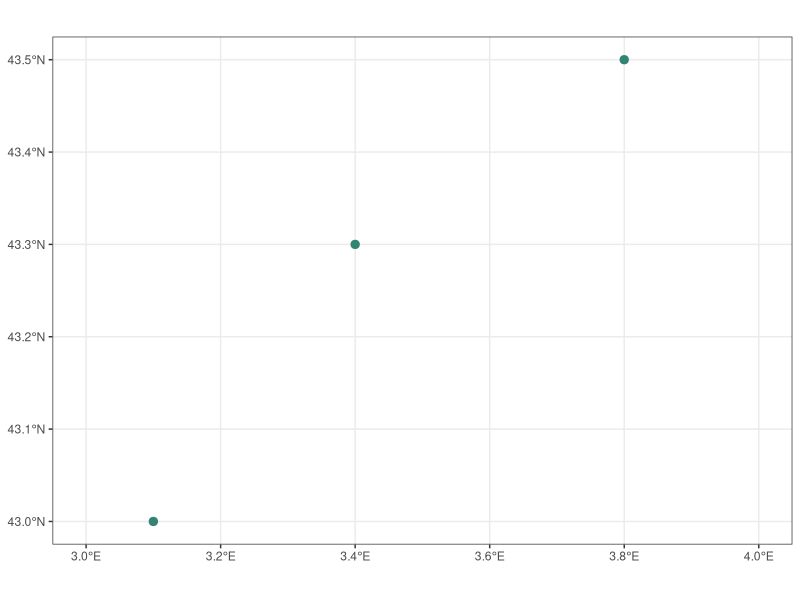
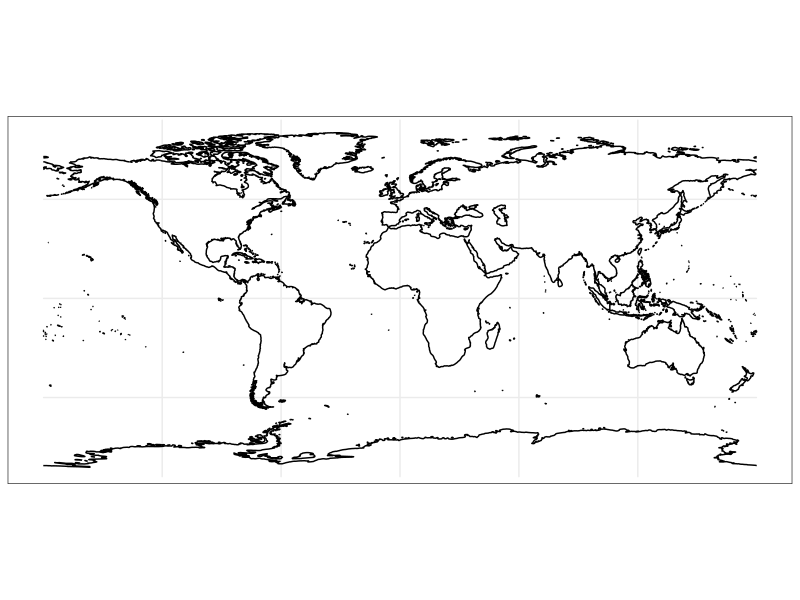
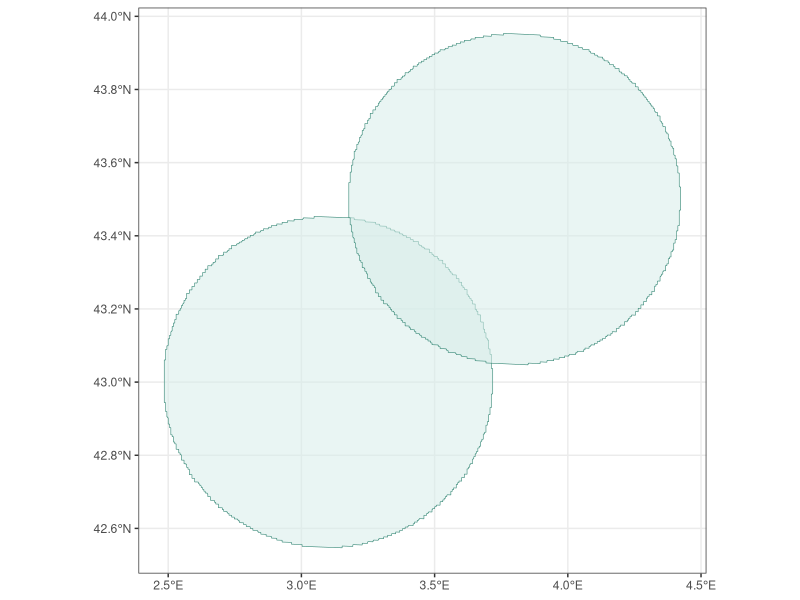
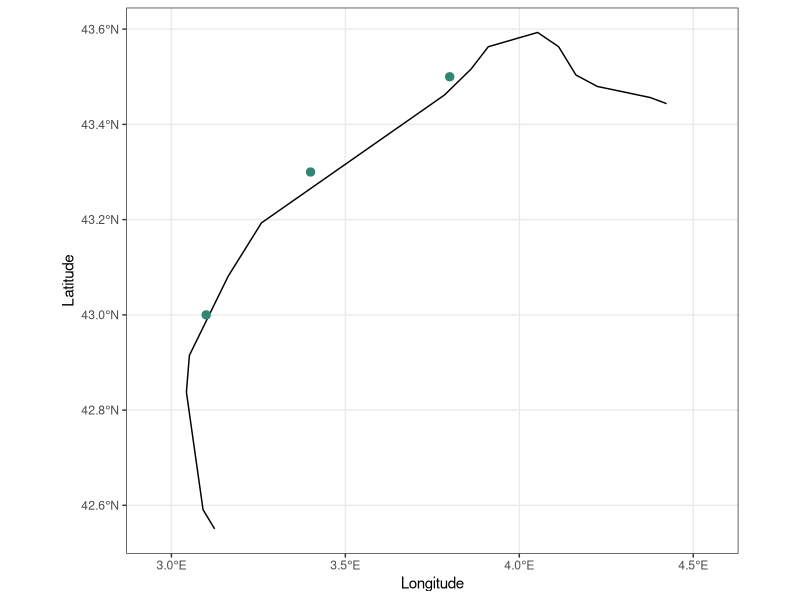

Write the R code that produced these figures, in order.
## ---- chunk 1
knitr::opts_chunk$set(echo = TRUE,
                      dev = "png",
                      dpi = 300)
## ---- chunk 2
library(ggplot2)
suppressPackageStartupMessages(library(dplyr))
library(rnaturalearth)
library(sf)
## ---- chunk 3
species_df <- tibble(
  Longitude = c(3.8, 3.1, 3.4),
  Latitude = c(43.5, 43, 43.3)
)
## ---- chunk 4
# Convert lat/long columns to a column of class geometry
species_sf <- st_as_sf(species_df, 
                       coords = c("Longitude", "Latitude"),
                       crs = st_crs(4326))
## ---- chunk 5
species_sf %>%
  ggplot() +
  geom_sf(colour = "#328573", size = 2.5) +
  scale_x_continuous(limits = c(round(min(species_df$Longitude)),
                                round(max(species_df$Longitude)))) +
  theme_bw()
## ---- chunk 6
# Coastline geometry from rnaturalearth
coastlines <- ne_coastline(scale = 50, returnclass = "sf") %>%
  # Get rid of the annoying warning from st_crop about 
  # attributes assumed constant
  st_set_agr("constant")
## ---- chunk 7
ggplot(data = coastlines) +
  geom_sf() +
  theme_bw()
## ---- chunk 8
# Minmax dataset to crop map
minmax_sf <- tibble(
  Latitude = range(species_df$Latitude),
  Longitude = range(species_df$Longitude)
) %>%
  st_as_sf(coords = c("Longitude", "Latitude"),
           crs = st_crs(4326))
## ---- chunk 9
# Cropped map
buffered_sf <- minmax_sf %>%
    # Apply buffer to minmax points (in metres)
    st_buffer(dist = 50000) 
## ---- chunk 10
buffered_sf %>%
  ggplot() +
  geom_sf(data = buffered_sf, colour = "#328573", fill = "#d5ede888") +
  theme_bw()
## ---- chunk 11
# Cropped map
coast_crop_sf <- buffered_sf %>%
    # Draw box around buffer
    st_bbox(crs = st_crs(species_sf)) %>%
    # Crop to box - look!  No warnings!
    st_crop(coastlines, .)
## ---- chunk 12
# For adjusting axis limits to get pretty breaks
# Extract the coordinates from the geometry, into columns X and Y
limits_df <- st_coordinates(coast_crop_sf) %>%
  # Didn't want a matrix
  as_tibble() %>%
  # Two rows, first one min, second max
  summarise(across(c(X, Y), range)) %>%
  # Round to nearest 0.5 for pleasing breaks
  mutate(across(everything(), ~ round(2 * .x) * .5))      

ggplot() +
  # Plot the map
  geom_sf(data = coast_crop_sf) +
  # Add the points
  geom_sf(data = species_sf, colour = "#328573", size = 2.5) +
  # Impose the same projection on the whole lot
  coord_sf(crs = st_crs(species_sf)) +
  # Gets me breaks starting at a multiple of 0.5, with separation 0.5
  expand_limits(x = c(limits_df$X - 0.05, limits_df$X + 0.05)) +
  labs(
    x = "Longitude",
    y = "Latitude"
  ) +
  theme_bw()
